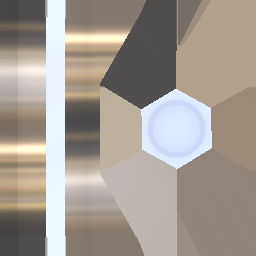
#> input picture assets/models/source/su27/Models/CockpitParts/Switches/base.png, 256 x 256 px
$ python -i import_flightgear.py   (imports and definitions only)
#> lines starting #> are read from the running program, lines starting #| are printed output that depends on the picture
#> further down, picture is the input picture: PIL image 256x256 RGB; mean R, G, B 162.2, 154.1, 145.8
#!/usr/bin/env python3
"""Adapt pinned FlightGear AC3D sources without projecting images onto geometry."""
from __future__ import annotations
import argparse
from dataclasses import dataclass, field
import gzip, hashlib, json, math, re, shlex, struct, zlib
from pathlib import Path
import xml.etree.ElementTree as ET
ROOT = Path(__file__).resolve().parents[1]
IDENTITY = ((1.,0.,0.),(0.,1.,0.),(0.,0.,1.))
def add(a,b): return tuple(x+y for x,y in zip(a,b))
def sub(a,b): return tuple(x-y for x,y in zip(a,b))
def mul(a,s): return tuple(x*s for x in a)
def dot(a,b): return sum(x*y for x,y in zip(a,b))
def cross(a,b): return (a[1]*b[2]-a[2]*b[1],a[2]*b[0]-a[0]*b[2],a[0]*b[1]-a[1]*b[0])
def unit(a):
    n=math.sqrt(dot(a,a))
    return mul(a,1/n) if n>1e-12 else (0.,1.,0.)
def mv(m,v): return tuple(dot(row,v) for row in m)
def mm(a,b): return tuple(tuple(sum(a[i][k]*b[k][j] for k in range(3)) for j in range(3)) for i in range(3))
@dataclass
class Material:
    name:str
    rgb:tuple
    alpha:float
@dataclass
class Object:
    name:str=""
    loc:tuple=(0.,0.,0.)
    rot:tuple=IDENTITY
    texture:str=""
    verts:list=field(default_factory=list)
    faces:list=field(default_factory=list)
    children:list=field(default_factory=list)
    materials:list=field(default_factory=list)
    path:Path|None=None

# [49 lines left out: functions read_ac, flatten, not called in this run]
def bounds(vs): return [tuple(min(p[k] for p in vs) for k in range(3)),tuple(max(p[k] for p in vs) for k in range(3))]

# [23 lines left out: function triangulate, not called in this run]


def ac_fg(p): return (p[0],-p[2],p[1])
def fg_ac(p): return (p[0],p[2],-p[1])
def game(p,kind):
    x,y,z=p
    return (-z*1.035,y*1.035,x*(17.1/15.39131)+0.15) if kind=="f18" else (-z*(14.7/15.25),y*(14.7/15.25),x*(21.9/22.07678)-10.95587)
# [7 lines left out: function xml_pose, not called in this run]
USED=set()
# [59 lines left out: functions models, qoi, clip_half, without_rectangle, not called in this run]

def styled_texture(image, cockpit=False):
    """Clean flat colours, preserved aspect and sharp source markings."""
#> called with cockpit = False
    from PIL import Image, ImageFilter
    image=image.convert("RGB")
    # Uniform scaling keeps UV shapes. Console legends keep their native grid.
    limit=2048
    scale=min(1.0,limit/max(image.size))
#> scale = 1
    if scale<1.0:
        image=image.resize(tuple(max(1,round(v*scale)) for v in image.size),Image.Resampling.LANCZOS)
    # Suppress painted speckle without softening the outlines of small legends.
    flat=image.filter(ImageFilter.MedianFilter(3))
    count=64 if cockpit else 48
    base=flat.quantize(colors=count-8,method=Image.Quantize.MEDIANCUT,dither=Image.Dither.NONE)
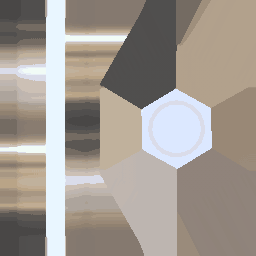
#> base: PIL image 256x256 P; mean R, G, B 161.5, 153.7, 146.1
    # Reserve colours for small insignia, numbers, warning lights and handles:
    # an adaptive palette dominated by blue paint otherwise discards their red.
    colours=flat.resize((min(512,flat.width),min(512,flat.height)),Image.Resampling.NEAREST).getcolors(512*512)
#> colours = 4709 items
    groups=[
        lambda r,g,b:r>120 and r>g*1.5 and r>b*1.4,
        lambda r,g,b:50<r<=120 and r>g*1.5 and r>b*1.4,
        lambda r,g,b:min(r,g,b)>215,
        lambda r,g,b:r>130 and g>90 and b<min(r,g)*0.65,
        lambda r,g,b:max(r,g,b)<50,
        lambda r,g,b:g>90 and g>r*1.25 and g>b*1.15,
        lambda r,g,b:r>160 and 45<g<140 and b<65,
        lambda r,g,b:150<min(r,g,b)<215 and max(r,g,b)-min(r,g,b)<25,
    ]
    defaults=[(210,30,28),(110,25,25),(240,240,230),(230,190,45),
        (22,26,28),(60,150,65),(220,100,25),(185,185,180)]
    accents=[max(((n,c) for n,c in colours if predicate(*c)),default=(0,fallback))[1]
        for predicate,fallback in zip(groups,defaults)]
#> accents = [(210, 30, 28), (110, 25, 25), (238, 251, 255), (230, 190, 45), (22, 26, 28), (60, 150, 65), (220, 100, 25), (189, 181, 176)]
    palette=base.getpalette()[:(count-8)*3]+[v for c in accents for v in c]
#> palette = 144 values, max 255 at index 5, min 22 at index 132, mean 145.3
    fixed=Image.new("P",(1,1));fixed.putpalette(palette+palette[:3]*((768-len(palette))//3))
    return flat.quantize(palette=fixed,dither=Image.Dither.NONE).convert("RGB")

# [203 lines left out: functions su27_metal_colour, generate, main, not called in this run]
# [1 line not run here, left out]

>>> from PIL import Image
>>> picture = Image.open('../assets/models/source/su27/Models/CockpitParts/Switches/base.png')
>>> result = styled_texture(picture)

$ run again, on assets/models/source/liveries/f16/Models/Liveries/Block50/91-0352.png
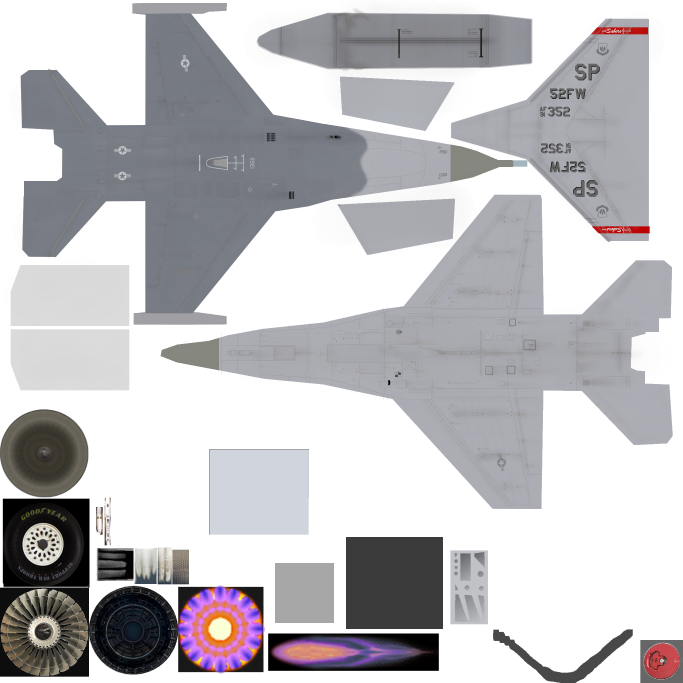
#> input picture assets/models/source/liveries/f16/Models/Liveries/Block50/91-0352.png, 2048 x 2048 px (shown at 1/3 size)
#> picture is the input picture: PIL image 2048x2048 RGBA; mean R, G, B, A 192.6, 191.4, 194.6, 255
#> in styled_texture, `base=flat.quantize(colors=count-8,method=Image.Quantize.MEDIANCUT,dith..`:
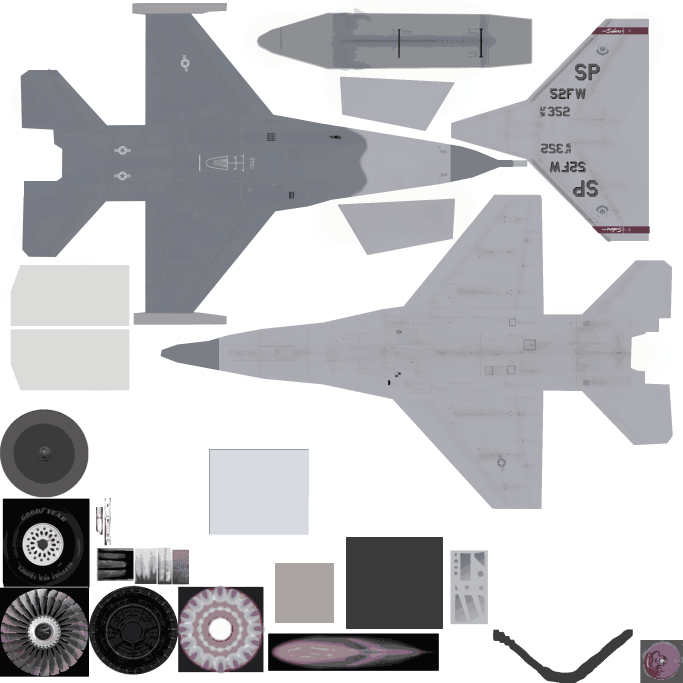
#> base: PIL image 2048x2048 P (shown at 1/3 size); mean R, G, B 191.8, 192, 194.8
#> colours = 15886 items
#> accents = [(189, 0, 0), (54, 35, 20), (255, 255, 255), (231, 129, 39), (0, 0, 0), (60, 150, 65), (231, 129, 39), (172, 173, 180)]
#> palette = 144 values, max 255 at index 0, min 0 at index 121, mean 145.3
